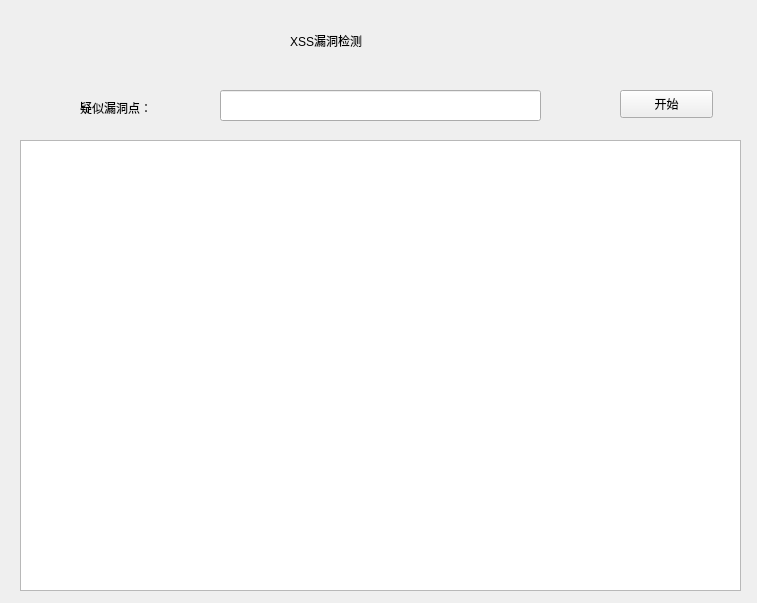
<?xml version="1.0" encoding="UTF-8"?>
<ui version="4.0">
 <class>LD_XSS</class>
 <widget class="QWidget" name="LD_XSS">
  <property name="geometry">
   <rect>
    <x>0</x>
    <y>0</y>
    <width>757</width>
    <height>603</height>
   </rect>
  </property>
  <property name="windowTitle">
   <string>LD-XSS</string>
  </property>
  <property name="windowIcon">
   <iconset>
    <normaloff>C:/Users/23584/Pictures/lovewallpaper/PK2.png</normaloff>C:/Users/23584/Pictures/lovewallpaper/PK2.png</iconset>
  </property>
  <widget class="QLabel" name="label">
   <property name="geometry">
    <rect>
     <x>290</x>
     <y>20</y>
     <width>221</width>
     <height>41</height>
    </rect>
   </property>
   <property name="styleSheet">
    <string notr="true">font: 22pt &quot;楷体&quot;;</string>
   </property>
   <property name="text">
    <string>XSS漏洞检测</string>
   </property>
  </widget>
  <widget class="QLabel" name="label_2">
   <property name="geometry">
    <rect>
     <x>80</x>
     <y>100</y>
     <width>91</width>
     <height>16</height>
    </rect>
   </property>
   <property name="text">
    <string>疑似漏洞点：</string>
   </property>
  </widget>
  <widget class="QLineEdit" name="lineEdit">
   <property name="geometry">
    <rect>
     <x>220</x>
     <y>90</y>
     <width>321</width>
     <height>31</height>
    </rect>
   </property>
  </widget>
  <widget class="QPushButton" name="pushButton">
   <property name="geometry">
    <rect>
     <x>620</x>
     <y>90</y>
     <width>93</width>
     <height>28</height>
    </rect>
   </property>
   <property name="text">
    <string>开始</string>
   </property>
  </widget>
  <widget class="QTextBrowser" name="textBrowser">
   <property name="geometry">
    <rect>
     <x>20</x>
     <y>140</y>
     <width>721</width>
     <height>451</height>
    </rect>
   </property>
  </widget>
 </widget>
 <resources/>
 <connections/>
</ui>
